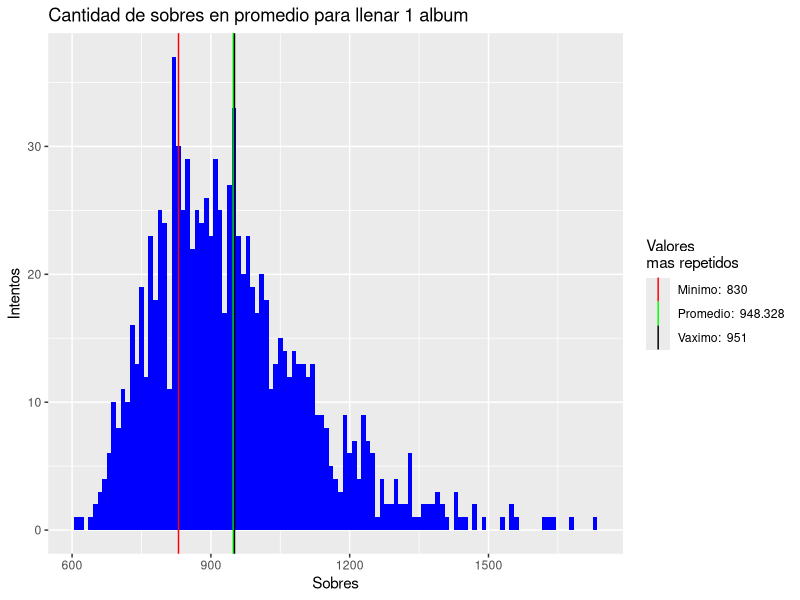

R code for this plot:
FIGURITAS_POR_PAQUETE <- 5
FIGURITAS_POR_ALBUM <- 669
CANTIDAD_DE_CORRIDAS <- 1000

completar_album <- function(x) {
    total <- 669
    completo <- c()
    compras <- 0
    while (length(completo) != total) {
        completo <- union(completo, sample(1:FIGURITAS_POR_ALBUM,FIGURITAS_POR_PAQUETE))
        compras <- compras + 1
    }
    return(compras)
}
paquetes_intentos <- sapply(1:CANTIDAD_DE_CORRIDAS,completar_album)

min(paquetes_intentos)
max(paquetes_intentos)
mean(paquetes_intentos)

library("ggplot2")

mejores <- as.numeric(names(which(max(table(paquetes_intentos)) == table(paquetes_intentos))))
minimo <- min(mejores)
maximo <- max(mejores)
promedio <- mean(paquetes_intentos)
mediana <- median(paquetes_intentos)

qplot(paquetes_intentos, binwidth = 10, geom="histogram", fill=I("blue")) +
    geom_vline(aes(xintercept = minimo, color=paste("Minimo: ",minimo))) +
    geom_vline(aes(xintercept = promedio, color=paste("Promedio: ",promedio))) +
    geom_vline(aes(xintercept = maximo, color=paste("Vaximo: ",maximo))) +
    scale_color_manual(name = "Valores\nmas repetidos", values = c("red", "green", "black")) +
    labs(title="Cantidad de sobres en promedio para llenar 1 album",x = "Sobres", y = "Intentos")
